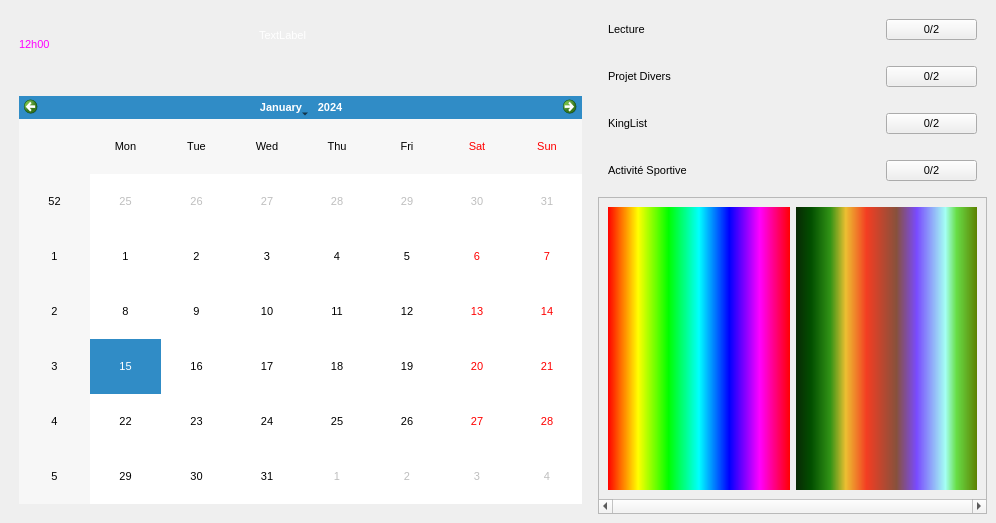
<?xml version="1.0" encoding="UTF-8"?>
<ui version="4.0">
 <class>MainWindow</class>
 <widget class="QMainWindow" name="MainWindow">
  <property name="geometry">
   <rect>
    <x>0</x>
    <y>0</y>
    <width>996</width>
    <height>523</height>
   </rect>
  </property>
  <property name="sizePolicy">
   <sizepolicy hsizetype="Preferred" vsizetype="Preferred">
    <horstretch>0</horstretch>
    <verstretch>0</verstretch>
   </sizepolicy>
  </property>
  <property name="font">
   <font>
    <pointsize>8</pointsize>
   </font>
  </property>
  <property name="windowTitle">
   <string>MainWindow</string>
  </property>
  <property name="autoFillBackground">
   <bool>false</bool>
  </property>
  <property name="styleSheet">
   <string notr="true">background-image: url(&quot;https://media.giphy.com/media/ko7twHhomhk8E/giphy.gif&quot;);</string>
  </property>
  <widget class="QWidget" name="centralwidget">
   <property name="sizePolicy">
    <sizepolicy hsizetype="Preferred" vsizetype="Preferred">
     <horstretch>0</horstretch>
     <verstretch>0</verstretch>
    </sizepolicy>
   </property>
   <property name="autoFillBackground">
    <bool>true</bool>
   </property>
   <property name="styleSheet">
    <string notr="true">background-image: url(&quot;https://www.pixel4k.com/wp-content/uploads/2018/10/small-memory-4k_1540749683.jpg&quot;);</string>
   </property>
   <layout class="QGridLayout" name="gridLayout" columnstretch="60,40">
    <item row="0" column="0">
     <layout class="QVBoxLayout" name="verticalLayout" stretch="1,6">
      <property name="sizeConstraint">
       <enum>QLayout::SetFixedSize</enum>
      </property>
      <item>
       <layout class="QHBoxLayout" name="horizontalLayout">
        <property name="sizeConstraint">
         <enum>QLayout::SetMinimumSize</enum>
        </property>
        <property name="leftMargin">
         <number>10</number>
        </property>
        <property name="topMargin">
         <number>10</number>
        </property>
        <property name="rightMargin">
         <number>10</number>
        </property>
        <property name="bottomMargin">
         <number>10</number>
        </property>
        <item>
         <widget class="ScaleTextLabel" name="lbl_time">
          <property name="styleSheet">
           <string notr="true">color: rgb(255, 0, 255);</string>
          </property>
          <property name="text">
           <string>12h00</string>
          </property>
         </widget>
        </item>
        <item>
         <widget class="QWidget" name="widget" native="true">
          <property name="autoFillBackground">
           <bool>false</bool>
          </property>
          <widget class="QLabel" name="label_2">
           <property name="geometry">
            <rect>
             <x>50</x>
             <y>10</y>
             <width>47</width>
             <height>13</height>
            </rect>
           </property>
           <property name="sizePolicy">
            <sizepolicy hsizetype="Expanding" vsizetype="Expanding">
             <horstretch>0</horstretch>
             <verstretch>0</verstretch>
            </sizepolicy>
           </property>
           <property name="styleSheet">
            <string notr="true">color: rgb(255, 255, 255);</string>
           </property>
           <property name="text">
            <string>TextLabel</string>
           </property>
          </widget>
         </widget>
        </item>
        <item>
         <widget class="QWidget" name="widget_2" native="true">
          <property name="autoFillBackground">
           <bool>false</bool>
          </property>
         </widget>
        </item>
       </layout>
      </item>
      <item>
       <layout class="QGridLayout" name="gridLayout_2">
        <property name="sizeConstraint">
         <enum>QLayout::SetMinimumSize</enum>
        </property>
        <property name="leftMargin">
         <number>10</number>
        </property>
        <property name="topMargin">
         <number>10</number>
        </property>
        <property name="rightMargin">
         <number>10</number>
        </property>
        <property name="bottomMargin">
         <number>10</number>
        </property>
        <property name="horizontalSpacing">
         <number>10</number>
        </property>
        <item row="0" column="0">
         <widget class="QCalendarWidget" name="calendarWidget"/>
        </item>
       </layout>
      </item>
     </layout>
    </item>
    <item row="0" column="1">
     <layout class="QVBoxLayout" name="verticalLayout_2" stretch="30,70">
      <property name="sizeConstraint">
       <enum>QLayout::SetDefaultConstraint</enum>
      </property>
      <item>
       <layout class="QVBoxLayout" name="verticalLayout_3">
        <item>
         <layout class="QHBoxLayout" name="horizontalLayout_4" stretch="75,25">
          <property name="leftMargin">
           <number>10</number>
          </property>
          <property name="topMargin">
           <number>10</number>
          </property>
          <property name="rightMargin">
           <number>10</number>
          </property>
          <property name="bottomMargin">
           <number>10</number>
          </property>
          <item>
           <widget class="ScaleTextLabel" name="label_3">
            <property name="text">
             <string>Lecture</string>
            </property>
           </widget>
          </item>
          <item>
           <widget class="QPushButton" name="pushButton_2">
            <property name="text">
             <string>0/2</string>
            </property>
           </widget>
          </item>
         </layout>
        </item>
        <item>
         <layout class="QHBoxLayout" name="horizontalLayout_6" stretch="75,25">
          <property name="leftMargin">
           <number>10</number>
          </property>
          <property name="topMargin">
           <number>10</number>
          </property>
          <property name="rightMargin">
           <number>10</number>
          </property>
          <property name="bottomMargin">
           <number>10</number>
          </property>
          <item>
           <widget class="ScaleTextLabel" name="label_5">
            <property name="text">
             <string>Projet Divers</string>
            </property>
           </widget>
          </item>
          <item>
           <widget class="QPushButton" name="pushButton_4">
            <property name="text">
             <string>0/2</string>
            </property>
           </widget>
          </item>
         </layout>
        </item>
        <item>
         <layout class="QHBoxLayout" name="horizontalLayout_5" stretch="75,25">
          <property name="leftMargin">
           <number>10</number>
          </property>
          <property name="topMargin">
           <number>10</number>
          </property>
          <property name="rightMargin">
           <number>10</number>
          </property>
          <property name="bottomMargin">
           <number>10</number>
          </property>
          <item>
           <widget class="ScaleTextLabel" name="label_4">
            <property name="text">
             <string>KingList</string>
            </property>
           </widget>
          </item>
          <item>
           <widget class="QPushButton" name="pushButton_3">
            <property name="text">
             <string>0/2</string>
            </property>
           </widget>
          </item>
         </layout>
        </item>
        <item>
         <layout class="QHBoxLayout" name="horizontalLayout_3" stretch="75,25">
          <property name="leftMargin">
           <number>10</number>
          </property>
          <property name="topMargin">
           <number>10</number>
          </property>
          <property name="rightMargin">
           <number>10</number>
          </property>
          <property name="bottomMargin">
           <number>10</number>
          </property>
          <item>
           <widget class="ScaleTextLabel" name="label">
            <property name="text">
             <string>Activité Sportive</string>
            </property>
           </widget>
          </item>
          <item>
           <widget class="QPushButton" name="pushButton">
            <property name="text">
             <string>0/2</string>
            </property>
           </widget>
          </item>
         </layout>
        </item>
       </layout>
      </item>
      <item>
       <layout class="QHBoxLayout" name="Widget_Carousel">
        <property name="sizeConstraint">
         <enum>QLayout::SetDefaultConstraint</enum>
        </property>
        <item>
         <widget class="QScrollArea" name="scrollArea">
          <property name="verticalScrollBarPolicy">
           <enum>Qt::ScrollBarAlwaysOff</enum>
          </property>
          <property name="horizontalScrollBarPolicy">
           <enum>Qt::ScrollBarAlwaysOn</enum>
          </property>
          <property name="sizeAdjustPolicy">
           <enum>QAbstractScrollArea::AdjustToContents</enum>
          </property>
          <property name="widgetResizable">
           <bool>true</bool>
          </property>
          <widget class="QWidget" name="scrollAreaWidgetContents">
           <property name="geometry">
            <rect>
             <x>0</x>
             <y>0</y>
             <width>383</width>
             <height>284</height>
            </rect>
           </property>
           <property name="sizePolicy">
            <sizepolicy hsizetype="Expanding" vsizetype="Expanding">
             <horstretch>0</horstretch>
             <verstretch>0</verstretch>
            </sizepolicy>
           </property>
           <property name="minimumSize">
            <size>
             <width>0</width>
             <height>0</height>
            </size>
           </property>
           <layout class="QHBoxLayout" name="horizontalLayout_2" stretch="0,0">
            <property name="bottomMargin">
             <number>9</number>
            </property>
            <item>
             <widget class="QWidget" name="widget_3" native="true">
              <property name="styleSheet">
               <string notr="true">background-color: qlineargradient(spread:pad, x1:0, y1:0, x2:1, y2:0, stop:0 rgba(255, 0, 0, 255), stop:0.166 rgba(255, 255, 0, 255), stop:0.333 rgba(0, 255, 0, 255), stop:0.5 rgba(0, 255, 255, 255), stop:0.666 rgba(0, 0, 255, 255), stop:0.833 rgba(255, 0, 255, 255), stop:1 rgba(255, 0, 0, 255));</string>
              </property>
             </widget>
            </item>
            <item>
             <widget class="QWidget" name="widget_4" native="true">
              <property name="styleSheet">
               <string notr="true">background-color: qlineargradient(spread:pad, x1:0, y1:0, x2:1, y2:0, stop:0 rgba(9, 41, 4, 255), stop:0.085 rgba(2, 79, 0, 255), stop:0.19 rgba(50, 147, 22, 255), stop:0.275 rgba(236, 191, 49, 255), stop:0.39 rgba(243, 61, 34, 255), stop:0.555 rgba(135, 81, 60, 255), stop:0.667 rgba(121, 75, 255, 255), stop:0.825 rgba(164, 255, 244, 255), stop:0.885 rgba(104, 222, 71, 255), stop:1 rgba(93, 128, 0, 255));</string>
              </property>
             </widget>
            </item>
           </layout>
          </widget>
         </widget>
        </item>
       </layout>
      </item>
     </layout>
    </item>
   </layout>
  </widget>
 </widget>
 <customwidgets>
  <customwidget>
   <class>ScaleTextLabel</class>
   <extends>QLabel</extends>
   <header>scaletextlabel.h</header>
  </customwidget>
 </customwidgets>
 <resources/>
 <connections/>
</ui>
